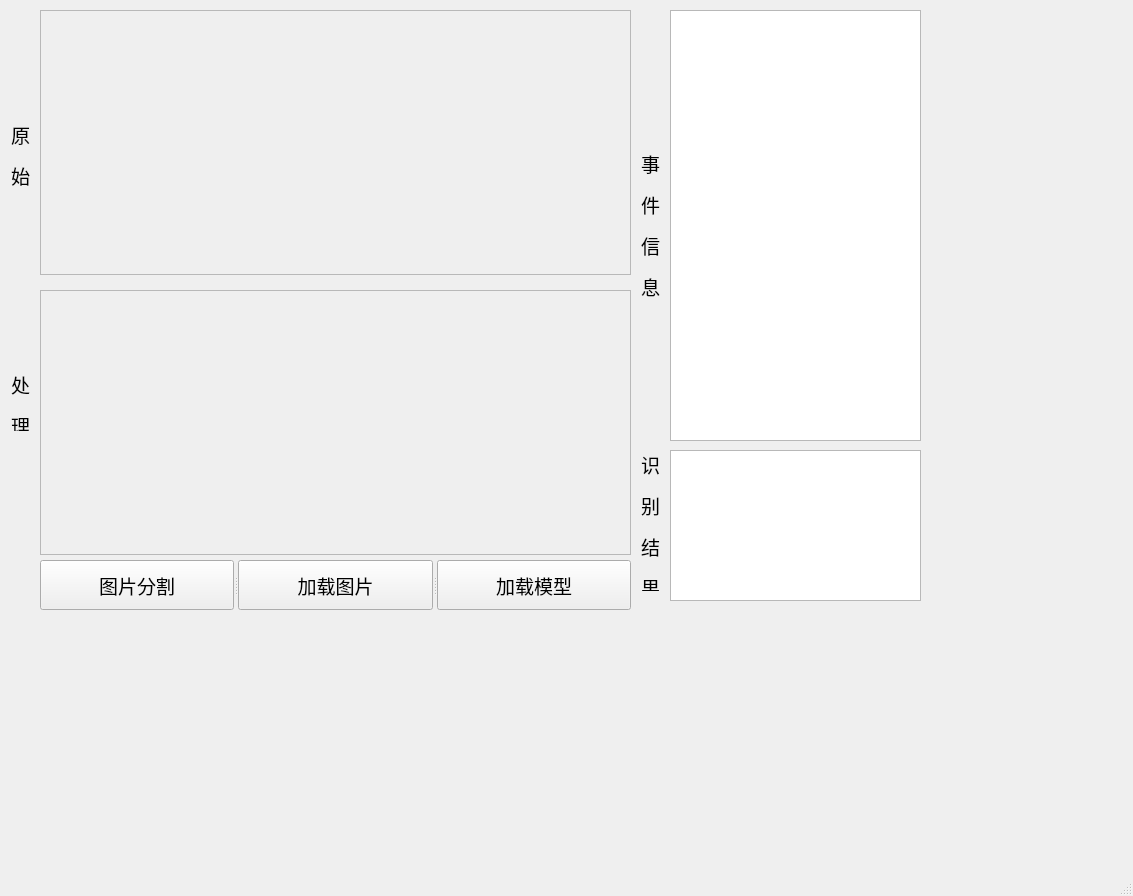
<?xml version="1.0" encoding="UTF-8"?>
<ui version="4.0">
 <class>MainWindow</class>
 <widget class="QMainWindow" name="MainWindow">
  <property name="geometry">
   <rect>
    <x>0</x>
    <y>0</y>
    <width>1133</width>
    <height>896</height>
   </rect>
  </property>
  <property name="windowTitle">
   <string>电子秤检定系统</string>
  </property>
  <widget class="QWidget" name="centralwidget">
   <widget class="QLabel" name="origin_label">
    <property name="geometry">
     <rect>
      <x>5</x>
      <y>120</y>
      <width>31</width>
      <height>71</height>
     </rect>
    </property>
    <property name="font">
     <font>
      <family>Adobe Heiti Std</family>
      <pointsize>14</pointsize>
     </font>
    </property>
    <property name="contextMenuPolicy">
     <enum>Qt::DefaultContextMenu</enum>
    </property>
    <property name="layoutDirection">
     <enum>Qt::LeftToRight</enum>
    </property>
    <property name="text">
     <string>&lt;html&gt;&lt;head/&gt;&lt;body&gt;&lt;p&gt;原&lt;/p&gt;&lt;p&gt;始&lt;/p&gt;&lt;/body&gt;&lt;/html&gt;</string>
    </property>
    <property name="alignment">
     <set>Qt::AlignCenter</set>
    </property>
   </widget>
   <widget class="QLabel" name="detect_label">
    <property name="geometry">
     <rect>
      <x>5</x>
      <y>370</y>
      <width>31</width>
      <height>61</height>
     </rect>
    </property>
    <property name="font">
     <font>
      <family>Adobe Heiti Std</family>
      <pointsize>14</pointsize>
     </font>
    </property>
    <property name="text">
     <string>&lt;html&gt;&lt;head/&gt;&lt;body&gt;&lt;p&gt;处&lt;/p&gt;&lt;p&gt;理&lt;/p&gt;&lt;/body&gt;&lt;/html&gt;</string>
    </property>
    <property name="alignment">
     <set>Qt::AlignCenter</set>
    </property>
   </widget>
   <widget class="QLabel" name="origin_image">
    <property name="geometry">
     <rect>
      <x>40</x>
      <y>10</y>
      <width>591</width>
      <height>265</height>
     </rect>
    </property>
    <property name="frameShape">
     <enum>QFrame::StyledPanel</enum>
    </property>
    <property name="text">
     <string/>
    </property>
    <property name="alignment">
     <set>Qt::AlignCenter</set>
    </property>
   </widget>
   <widget class="QLabel" name="detect_image">
    <property name="geometry">
     <rect>
      <x>40</x>
      <y>290</y>
      <width>591</width>
      <height>265</height>
     </rect>
    </property>
    <property name="frameShape">
     <enum>QFrame::StyledPanel</enum>
    </property>
    <property name="text">
     <string/>
    </property>
   </widget>
   <widget class="QSplitter" name="splitter">
    <property name="geometry">
     <rect>
      <x>40</x>
      <y>560</y>
      <width>591</width>
      <height>50</height>
     </rect>
    </property>
    <property name="orientation">
     <enum>Qt::Horizontal</enum>
    </property>
    <widget class="QPushButton" name="detect">
     <property name="enabled">
      <bool>true</bool>
     </property>
     <property name="font">
      <font>
       <family>Adobe Heiti Std</family>
       <pointsize>14</pointsize>
      </font>
     </property>
     <property name="text">
      <string>图片分割</string>
     </property>
    </widget>
    <widget class="QPushButton" name="image">
     <property name="font">
      <font>
       <family>Adobe Heiti Std</family>
       <pointsize>14</pointsize>
      </font>
     </property>
     <property name="text">
      <string>加载图片</string>
     </property>
    </widget>
    <widget class="QPushButton" name="model">
     <property name="enabled">
      <bool>true</bool>
     </property>
     <property name="font">
      <font>
       <family>Adobe Heiti Std</family>
       <pointsize>14</pointsize>
      </font>
     </property>
     <property name="text">
      <string>加载模型</string>
     </property>
    </widget>
   </widget>
   <widget class="QTextEdit" name="event_message">
    <property name="geometry">
     <rect>
      <x>670</x>
      <y>10</y>
      <width>251</width>
      <height>431</height>
     </rect>
    </property>
   </widget>
   <widget class="QLabel" name="message_label">
    <property name="geometry">
     <rect>
      <x>640</x>
      <y>120</y>
      <width>21</width>
      <height>211</height>
     </rect>
    </property>
    <property name="font">
     <font>
      <family>Adobe Heiti Std</family>
      <pointsize>14</pointsize>
     </font>
    </property>
    <property name="styleSheet">
     <string notr="true"/>
    </property>
    <property name="text">
     <string>&lt;html&gt;&lt;head/&gt;&lt;body&gt;&lt;p&gt;事&lt;/p&gt;&lt;p&gt;件&lt;/p&gt;&lt;p&gt;信&lt;/p&gt;&lt;p&gt;息&lt;/p&gt;&lt;/body&gt;&lt;/html&gt;</string>
    </property>
    <property name="alignment">
     <set>Qt::AlignCenter</set>
    </property>
   </widget>
   <widget class="QTextEdit" name="result_message">
    <property name="geometry">
     <rect>
      <x>670</x>
      <y>450</y>
      <width>251</width>
      <height>151</height>
     </rect>
    </property>
   </widget>
   <widget class="QLabel" name="result_label">
    <property name="geometry">
     <rect>
      <x>640</x>
      <y>450</y>
      <width>21</width>
      <height>141</height>
     </rect>
    </property>
    <property name="font">
     <font>
      <family>Adobe Heiti Std</family>
      <pointsize>14</pointsize>
     </font>
    </property>
    <property name="styleSheet">
     <string notr="true"/>
    </property>
    <property name="text">
     <string>&lt;html&gt;&lt;head/&gt;&lt;body&gt;&lt;p&gt;识&lt;/p&gt;&lt;p&gt;别&lt;/p&gt;&lt;p&gt;结&lt;/p&gt;&lt;p&gt;果&lt;/p&gt;&lt;/body&gt;&lt;/html&gt;</string>
    </property>
    <property name="alignment">
     <set>Qt::AlignCenter</set>
    </property>
   </widget>
  </widget>
  <widget class="QMenuBar" name="menubar">
   <property name="geometry">
    <rect>
     <x>0</x>
     <y>0</y>
     <width>1133</width>
     <height>23</height>
    </rect>
   </property>
  </widget>
  <widget class="QStatusBar" name="statusbar"/>
 </widget>
 <resources/>
 <connections/>
</ui>
